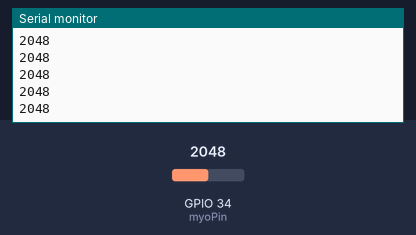
Simulated run of this sketch. Board: ESP32. On the bench: the last lines printed to the serial monitor. The test bench sets the inputs (shaded band); at power-on: GPIO 34 (myoPin) = 2048. Nothing arrives over Bluetooth unless stated.

Above: at 1.2 s.
1.3 s: GPIO 34 (myoPin) set to 2866
At 2.0 s:
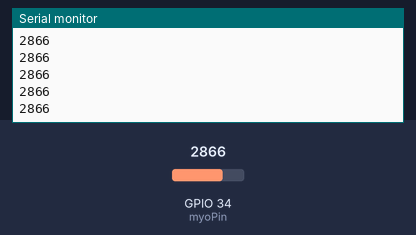
2.8 s: GPIO 34 (myoPin) set to 3603
At 3.8 s:
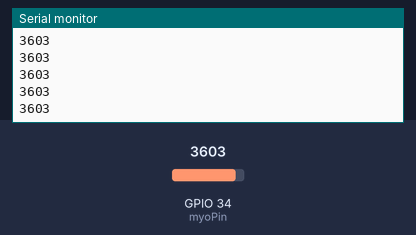
Timing chart, 0 to 5.8 s (numbered marks = the images above; inputs shaded):
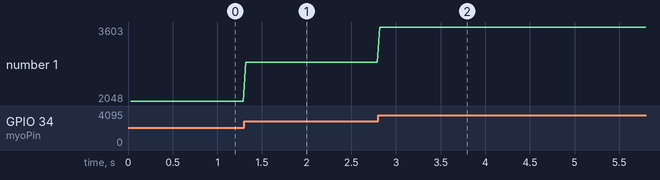

The sketch:

LeCyborg-bluetooth.ino
```cpp
#include <BluetoothSerial.h>

BluetoothSerial SerialBT;

const int myoPin = 34; // Use an analog-capable GPIO pin
unsigned long previousMillis = 0;
const long interval = 30; // Sampling interval in milliseconds ( 1ms=1000Hz | 30ms=33Hz )

void setup() {
  Serial.begin(115200);
  SerialBT.begin("🤗 LeCyborg-EMG 🦾");
}

void loop() {
  unsigned long currentMillis = millis();
  if (currentMillis - previousMillis >= interval) {
    previousMillis = currentMillis;

    int emgValue = analogRead(myoPin);
    SerialBT.println(emgValue);
    Serial.println(emgValue);
  }
}
```

Measured:
- after the input at 1.3 s, the serial monitor: prints a new line at once (image 1)
- after the input at 2.8 s, the serial monitor: prints a new line at once (image 2)
- plotted number 1: 2048 → 2866 after the input at 1.3 s, 2866 → 3603 after the input at 2.8 s
